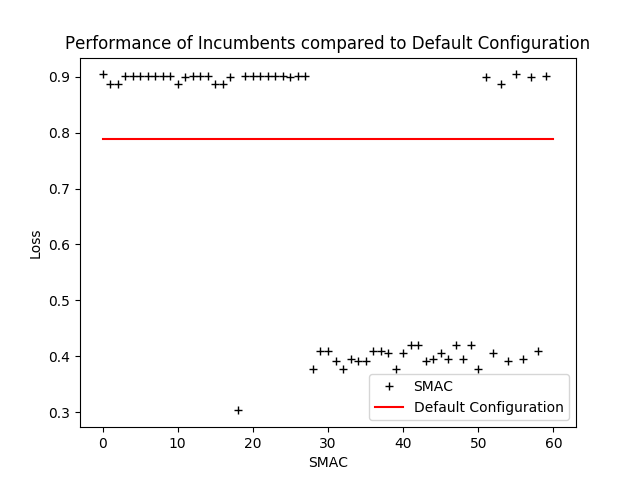

This chart was generated by the following Python code:
import os
from smac.scenario.scenario import Scenario
from smac.runhistory.runhistory import RunHistory
import numpy
import matplotlib
matplotlib.use('agg')
import matplotlib.pyplot as plt
import argparse


def main():
    parser = argparse.ArgumentParser(description='test', fromfile_prefix_chars="@")
    parser.add_argument('-s', '--scenario_file', dest='scenario', required=True)
    parser.add_argument('-rh', '--runhistory_file', dest='runhistory', required=True)
    parser.add_argument('-o', '--output_file', dest='output', required=True)
    args = parser.parse_args()

    scenario = Scenario(args.scenario)
    # We load the runhistory, ...
    rh_path = os.path.join(args.runhistory)
    runhistory = RunHistory(aggregate_func=None)
    runhistory.load_json(rh_path, scenario.cs)

    cost_default = 1
    cost_incumbent = []
    for entry, values in runhistory.data.items():  # iterate over data because it is an OrderedDict
        config_id = entry.config_id  # look up config id
        config = runhistory.ids_config[config_id]  # look up config
        z_ = values.cost  # get cost
        if config_id == 1: #default configuration
            cost_default = z_
        else:
            cost_incumbent.append(z_)
    fig1 = plt.figure()
    ax1 = fig1.add_subplot(111)
    x = range(len(cost_incumbent))
    ax1.plot(x, cost_incumbent, linestyle='None', marker='+', color="black", label='SMAC')
    ax1.plot([0, len(x)], [cost_default, cost_default], 'r-',label='Default Configuration')
    plt.ylabel("Loss")
    plt.xlabel("SMAC")
    plt.title("Performance of Incumbents compared to Default Configuration")
    plt.legend()
    plt.savefig(args.output)


if "__main__" == __name__:
    main()
